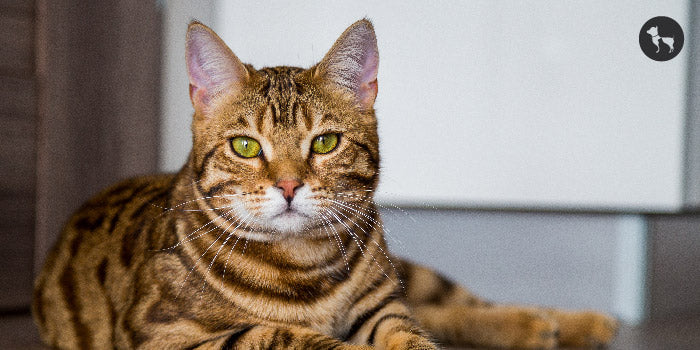
#> input picture Photos/cat.jpg, 700 x 350 px
$ python histogram.py
#> lines starting #> are read from the running program, lines starting #| are printed output that depends on the picture; after the words box and inside, x2 and y2 are one past the last pixel; in counts of white or black regions, pixels touching at a corner belong together
import cv2 as cv
import matplotlib.pyplot as plt
import numpy as np


img = cv.imread("Photos/cat.jpg")
#> img is the input picture: shape (350, 700, 3); mean B, G, R 121.1, 131.4, 144.2
cv.imshow("Cat", img)

blank = np.zeros(img.shape[:2], dtype="uint8")

# gray = cv.cvtColor(img, cv.COLOR_BGR2GRAY)
# cv.imshow("Gray", gray)

mask = cv.circle(blank, (img.shape[1]//2, img.shape[0]//2), 100, 255, -1)
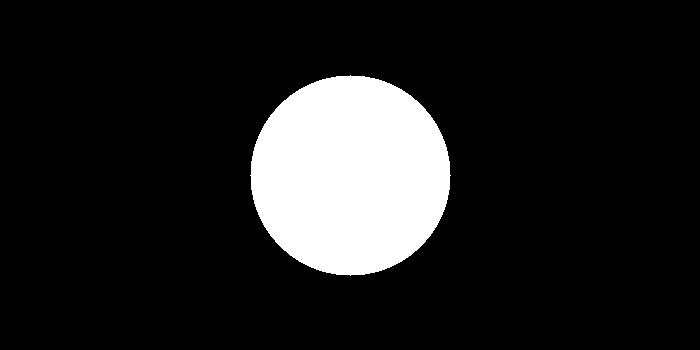
#> blank: shape (350, 700); 12.8% white; 1 white region, box (x1, y1, x2, y2) and area: (250, 75, 451, 276) 31417

masked = cv.bitwise_and(img, img, mask=mask)
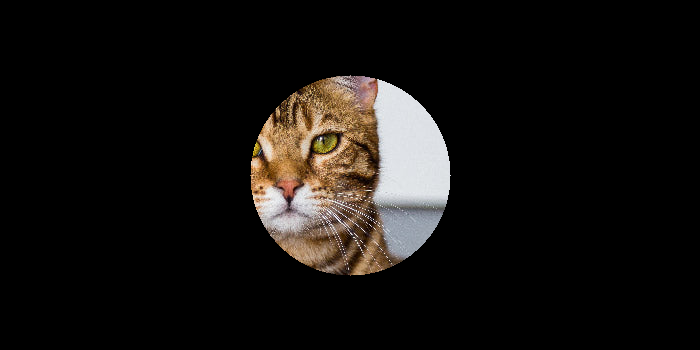
#> masked: shape (350, 700, 3); mean B, G, R 15.9, 18.1, 20.7
cv.imshow("Mask", masked)

# [12 lines of commented-out code are left out]

plt.figure()
plt.title("Color Histogram")
plt.xlabel("Bins")
plt.ylabel("# of Pixels")

colors = ('b','g','r')
for i,col in enumerate(colors):
    hist = cv.calcHist([img], [i], mask, [256], [0,256])
    plt.plot(hist, color=col)
    plt.xlim([0,255])

plt.show()
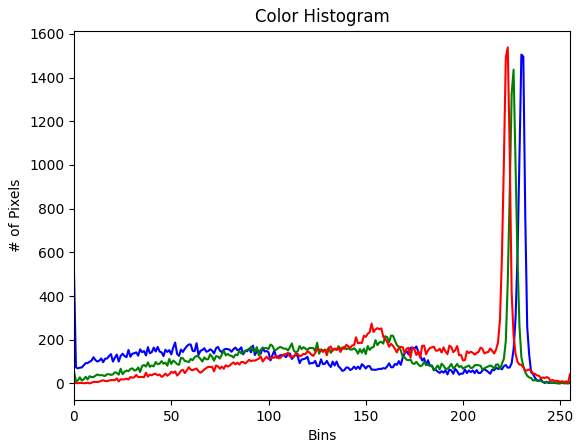
#> figure drawn by matplotlib, 1 panel; curve peaks at x = 230, y = 1505; curve peaks at x = 226, y = 1436; curve peaks at x = 223, y = 1538

cv.waitKey(0)

$ run again, with Photos/Girl.jpg copied over Photos/cat.jpg
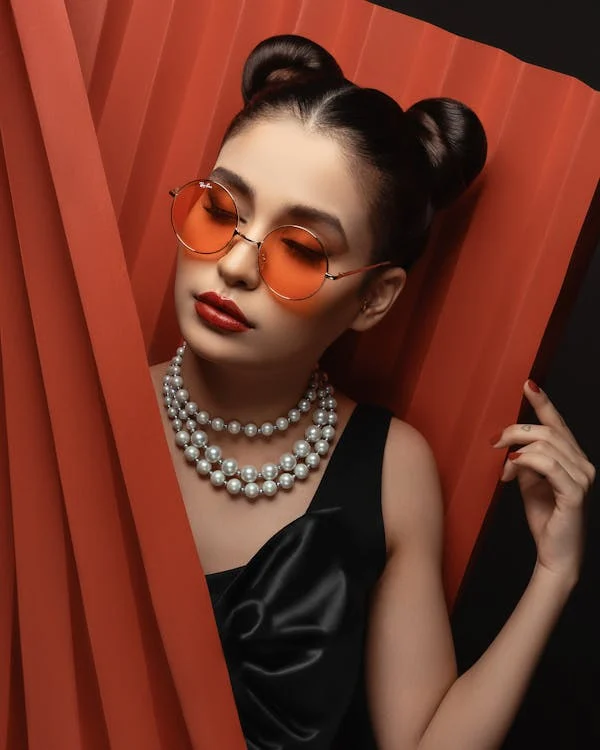
#> input picture Photos/Girl.jpg, 600 x 750 px
#> img is the input picture: shape (750, 600, 3); mean B, G, R 40, 54.3, 113.4
#> `mask = cv.circle(blank, (img.shape[1]//2, img.shape[0]//2), 100, 255, ..`:
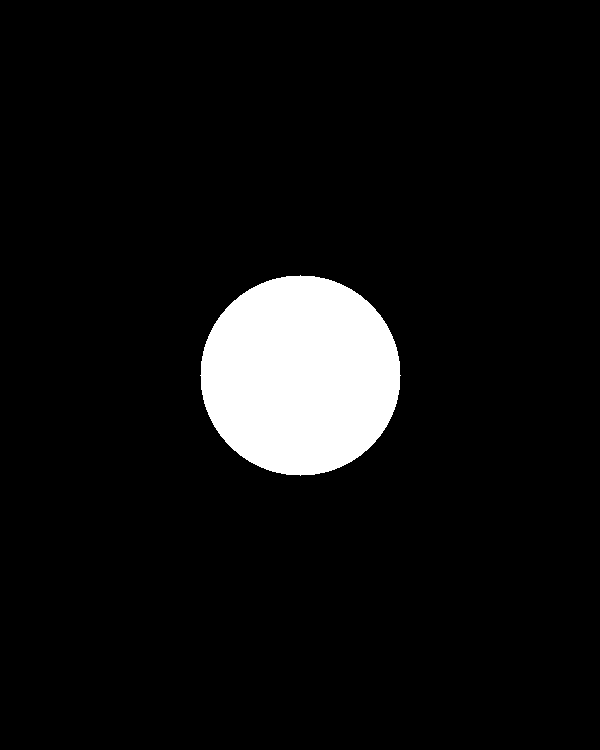
#> blank: shape (750, 600); 7% white; 1 white region, box (x1, y1, x2, y2) and area: (200, 275, 401, 476) 31417
#> `plt.show()`:
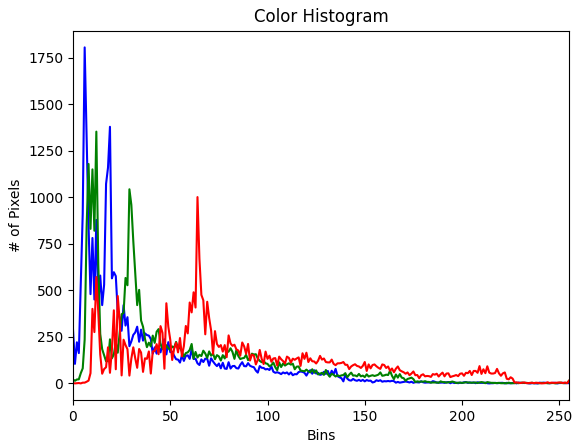
#> figure drawn by matplotlib, 1 panel; curve peaks at x = 6, y = 1807; curve peaks at x = 12, y = 1354; curve peaks at x = 64, y = 1002

$ run again, with Photos/Girl_face.jpg copied over Photos/cat.jpg
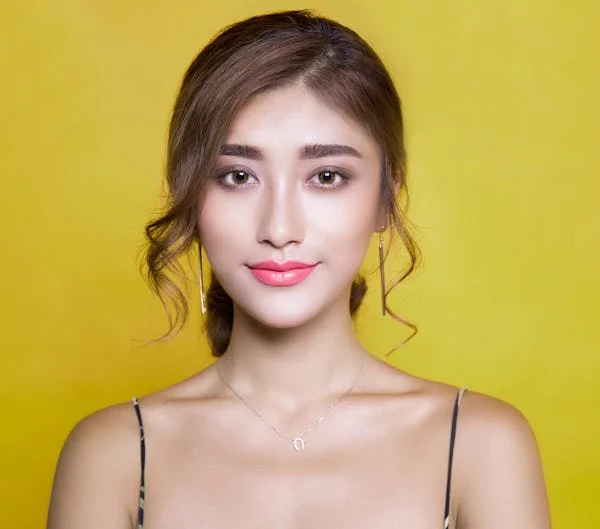
#> input picture Photos/Girl_face.jpg, 600 x 529 px
#> img is the input picture: shape (529, 600, 3); mean B, G, R 91.8, 169, 195.3
#> `mask = cv.circle(blank, (img.shape[1]//2, img.shape[0]//2), 100, 255, ..`:
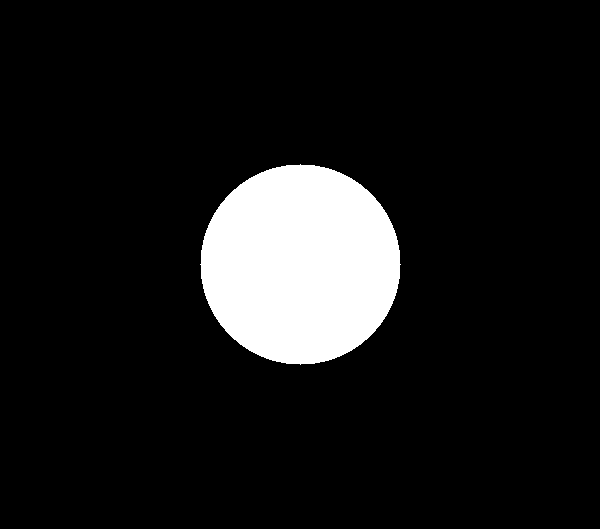
#> blank: shape (529, 600); 9.9% white; 1 white region, box (x1, y1, x2, y2) and area: (200, 164, 401, 365) 31417
#> `plt.show()`:
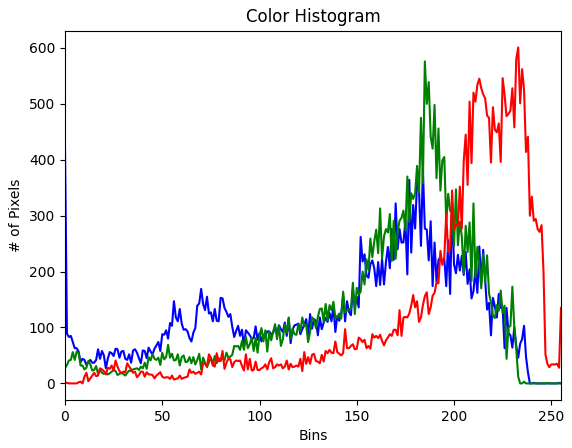
#> figure drawn by matplotlib, 1 panel; curve peaks at x = 0, y = 420; curve peaks at x = 185, y = 576; curve peaks at x = 233, y = 601

$ run again, with Photos/PotHole_1.jpg copied over Photos/cat.jpg
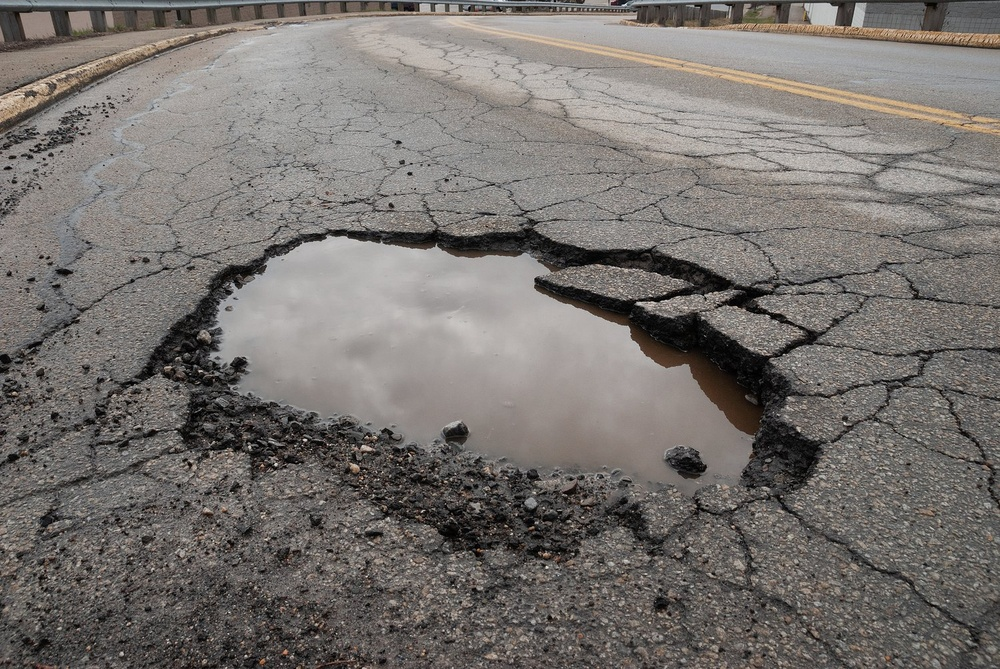
#> input picture Photos/PotHole_1.jpg, 1000 x 669 px, shrunk from 1500 x 1004 before the run
#> img is the input picture: shape (669, 1000, 3); mean B, G, R 110.2, 113.9, 118.6
#> `mask = cv.circle(blank, (img.shape[1]//2, img.shape[0]//2), 100, 255, ..`:
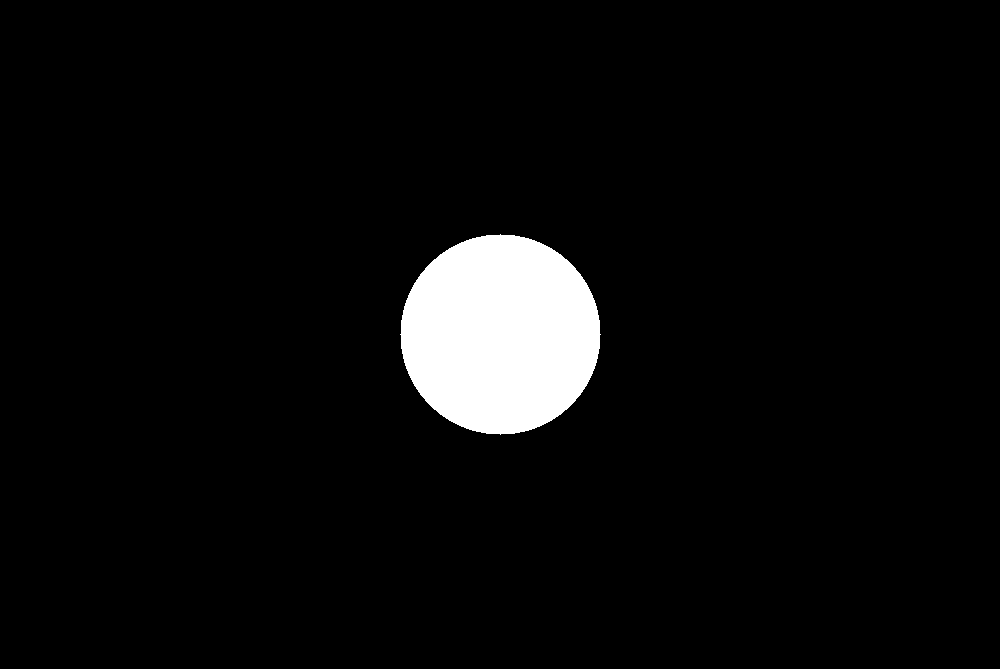
#> blank: shape (669, 1000); 4.7% white; 1 white region, box (x1, y1, x2, y2) and area: (400, 234, 601, 435) 31417
#> `plt.show()`:
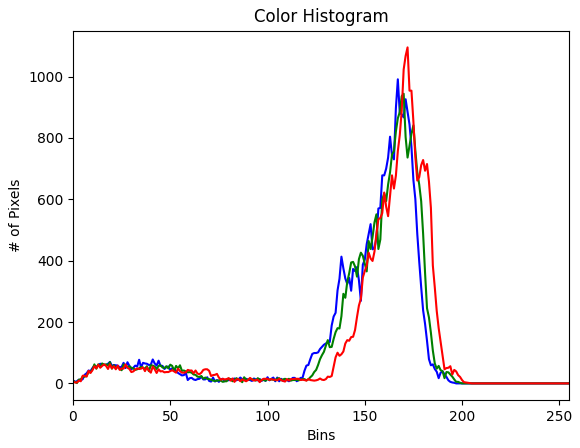
#> figure drawn by matplotlib, 1 panel; curve peaks at x = 167, y = 991; curve peaks at x = 170, y = 944; curve peaks at x = 172, y = 1095
